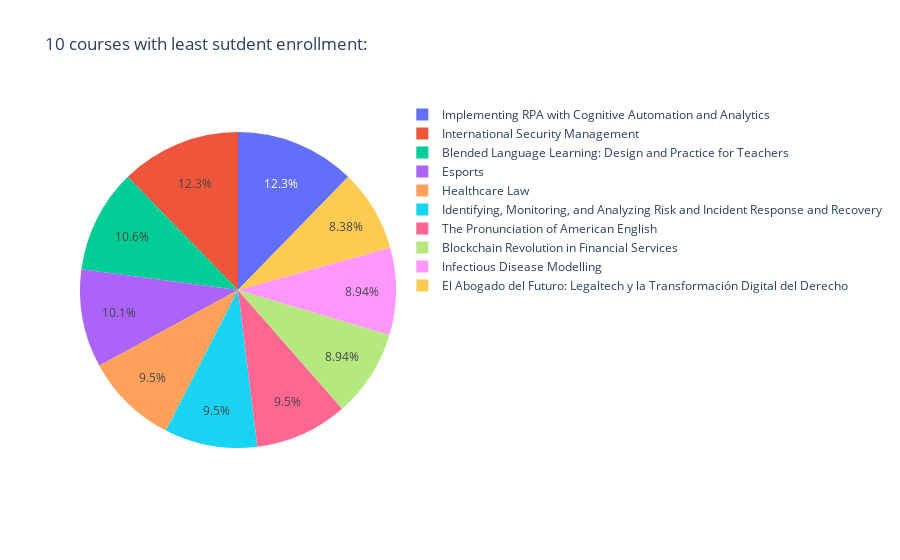

The notebook cell this image was saved under:
### Markdown cell above
As per above table, even though courses with less student enrollment has above average rating (4.5 or above) still student enrollment around 2k. Below pie chart representation of least enrolled students courses.

### Code cell
fig = px.pie(least_10_courses, values='Students', names='Course_Title', title= '10 courses with least sutdent enrollment:')
fig.show()

### Figure 1 — Plotly figure (JSON) as saved in the notebook; plotly's stock layout.template omitted (floating-point values rounded to 4 significant figures)
{"data": [{"domain": {"x": [0, 1], "y": [0, 1]}, "hovertemplate": "Course_Title=%{label}<br>Students=%{value}<extra></extra>", "labels": ["El Abogado del Futuro: Legaltech y la Transformación Digital del Derecho", "Blockchain Revolution in Financial Services", "Infectious Disease Modelling", "Healthcare Law", "Identifying, Monitoring, and Analyzing Risk and Incident Response and Recovery", "The Pronunciation of American English", "Esports", "Blended Language Learning: Design and Practice for Teachers", "Implementing RPA with Cognitive Automation and Analytics", "International Security Management"], "legendgroup": "", "name": "", "showlegend": true, "type": "pie", "values": [1500, 1600, 1600, 1700, 1700, 1700, 1800, 1900, 2200, 2200]}], "layout": {"legend": {"tracegroupgap": 0}, "title": {"text": "10 courses with least sutdent enrollment:"}}}
